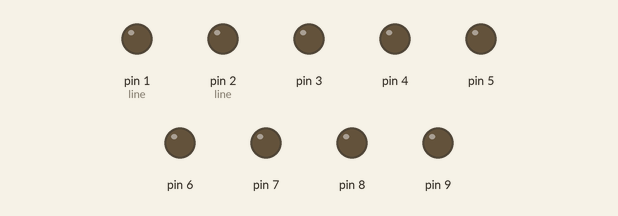
Recording of a sketch running on a simulated Arduino Uno, built with avr-gcc and run on an emulated ATmega328P. Shown: output pins drawn as LEDs (lit = HIGH). Random numbers use the default seed unless the sketch sets one; pins used as bus, display or sensor lines are not drawn.

Above: at 1.1 s.
At 2.15 s:
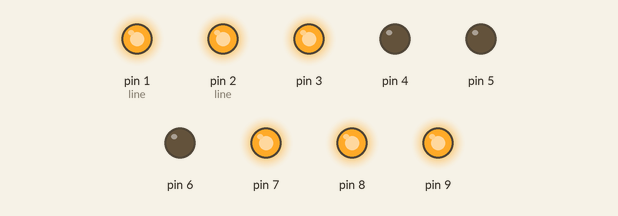
At 15.25 s:
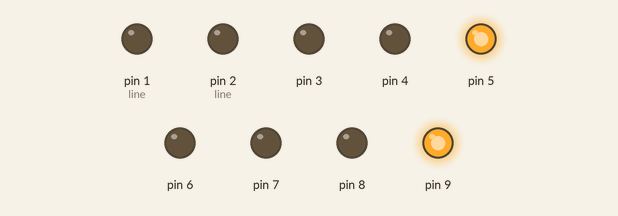
At 17.38 s:
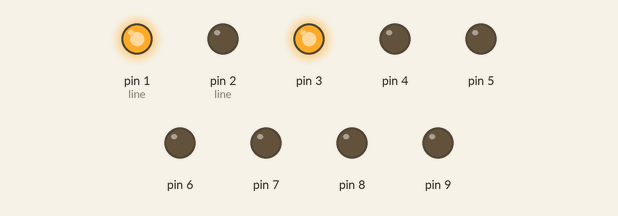
At 19.5 s:
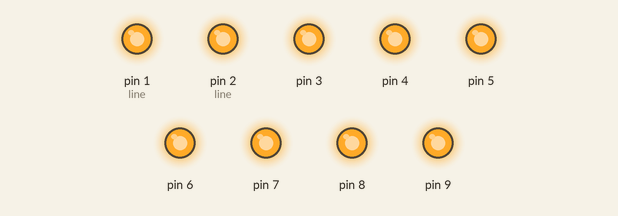
At 35.91 s:
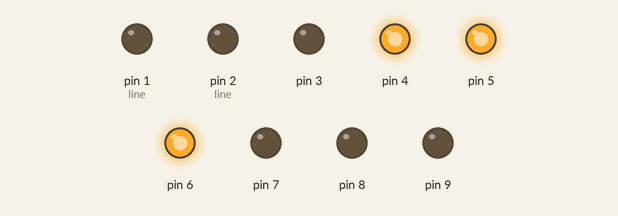
Timing chart, 0 to 40.0 s (numbered marks = the images above):
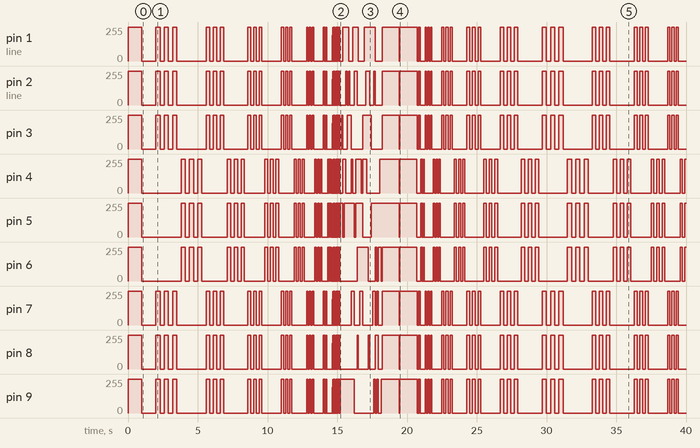

The sketch:

ledCube.ino
```cpp
/* ledNum and Switcher */
int ledNum = 3;
boolean speedSwitcher = true;  // スイッチャー(trueで加速,falseで減速)
boolean patternSwitcher = true;  //スイッチャー(trueをpattern1,falseでpattern2)

/* gnd */
int gnd[3] = {0, 10, 11};

/* line制御 */
int line1[3] = {1, 2, 3};
int line2[3] = {4, 5, 6};
int line3[3] = {7, 8, 9};
int line[3][3] = {
  {line1[0],line1[1],line1[2]},
  {line2[0],line2[1],line2[2]},
  {line3[0],line3[1],line3[2]}
};

/* delay time */
int fps = 300;

void setup() {
  for(int i = 0; i < ledNum; i++) {
    for(int j = 0; j < ledNum; j++) {
      pinMode(line[i][j], OUTPUT);
    }
    pinMode(gnd[i], OUTPUT);
  }

  all();
  delay(1000);

  cls();
  delay(1000);
}

void loop() {
  cls();
  if(patternSwitcher == true){
    pattern1();
  }
  else{
  pattern2();
  }

  if(fps < 50){
    speedSwitcher = false;  //減速切替
    for(int i = 0 ; i < 10 ; i++){  //高速点滅
      all();
      delay(30);
      cls();
      delay(30);
    }
    randomAll();
    floorUp();
    cls();
    delay(50);
    floorDown();
    patternSwitcher = !patternSwitcher;  //パターン切替
  }
  else if(fps == 300){  //加速切替
    speedSwitcher = true;
  }

  if(speedSwitcher == true){  //加速処理
    fps -= 50;
  }
  else{  //減速処理
    fps += 50;
  }
  }

/* サイド上昇,中央下降 */
void pattern1() {
  for(int floor = 0 ; floor < 3 ; floor++){
  digitalWrite(gnd[floor], LOW);
    for(int i = 0 ; i < ledNum ; i++){
    digitalWrite(line[0][i], HIGH);
    }
    for(int i = 0 ; i < ledNum ; i++){
    digitalWrite(line[2][i], HIGH);
    }
    delay(fps);
    for(int i = 0 ; i < ledNum ; i++){
    digitalWrite(line[0][i], LOW);
    }
    for(int i = 0 ; i < ledNum ; i++){
    digitalWrite(line[2][i], LOW);
    }
  digitalWrite(gnd[floor], HIGH);
  delay(fps);
  }

  for(int floor = 2 ; floor >= 0 ; floor--){
    digitalWrite(gnd[floor], LOW);
    for(int i = 2 ; i >= 0 ; i--){
      digitalWrite(line[1][i], HIGH);
    }
    delay(fps);
    for(int i = 2 ; i >= 0 ; i--){
      digitalWrite(line[1][i], LOW);
    }
    digitalWrite(gnd[floor], HIGH);
    delay(fps);
  }
}

/* pattern1の反転ver */
void pattern2(){
  for(int floor = 2 ; floor >= 0 ; floor--){
  digitalWrite(gnd[floor], LOW);
    for(int i = 2 ; i >= 0 ; i--){
    digitalWrite(line[0][i], HIGH);
    }
    for(int i = 2 ; i >= 0 ; i--){
    digitalWrite(line[2][i], HIGH);
    }
    delay(fps);
    for(int i = 2 ; i >= 0 ; i--){
    digitalWrite(line[0][i], LOW);
    }
    for(int i = 2 ; i >= 0 ; i--){
    digitalWrite(line[2][i], LOW);
    }
  digitalWrite(gnd[floor], HIGH);
  delay(fps);
  }

  for(int floor = 0 ; floor < ledNum ; floor++){
    digitalWrite(gnd[floor], LOW);
    for(int i = 0 ; i < ledNum ; i++){
      digitalWrite(line[1][i], HIGH);
    }
    delay(fps);
    for(int i = 0 ; i < ledNum ; i++){
      digitalWrite(line[1][i], LOW);
    }
    digitalWrite(gnd[floor], HIGH);
    delay(fps);
  }
}

void floorUp(){
  for(int roopCnt = 0 ; roopCnt < 2 ; roopCnt++){
    for(int i = 0 ; i < ledNum ; i++) {
      digitalWrite(gnd[i], LOW);
      for(int j = 0 ; j < ledNum ; j++){
        for(int k = 0 ; k < ledNum ; k++){
          digitalWrite(line[j][k], HIGH);
        }
      }
      delay(200);
      digitalWrite(gnd[i], HIGH);
    }
  }
}

void floorDown(){
  for(int roopCnt = 0 ; roopCnt < 2 ; roopCnt++){
    for(int i = 2 ; i >= 0 ; i--) {
      digitalWrite(gnd[i], LOW);
      for(int j = 0 ; j < ledNum ; j++){
        for(int k = 0 ; k < ledNum ; k++){
          digitalWrite(line[j][k], HIGH);
        }
      }
      delay(200);
      digitalWrite(gnd[i], HIGH);
    }
  }
}

void randomAll() {
  for(int roopCnt = 0 ; roopCnt < 10 ; roopCnt++){
    for(int i = 0 ; i < ledNum ; i++){
      digitalWrite(gnd[i], LOW);
      digitalWrite(line[random(0,3)][random(0,3)], HIGH);
      digitalWrite(line[random(0,3)][random(0,3)], HIGH);
      delay(100);
      digitalWrite(line[random(0,3)][random(0,3)], LOW);
      digitalWrite(line[random(0,3)][random(0,3)], LOW);
      digitalWrite(line[random(0,3)][random(0,3)], LOW);
      digitalWrite(line[random(0,3)][random(0,3)], LOW);
      digitalWrite(gnd[i], HIGH);
    }
  }
}

void fill(){
  for(int i = 0 ; i < ledNum ; i++){
    digitalWrite(line[1][i], HIGH);
  }
  digitalWrite(gnd[0], LOW);
  delay(200);
  cls();
  delay(200);

  for(int i = 0 ; i < ledNum ; i++){
    for(int j = 0 ; j < ledNum ; j++){
      digitalWrite(line[i][j], HIGH);
    }
  }
  digitalWrite(gnd[0], LOW);
  delay(200);
  cls();
  delay(200);

  for(int i = 0 ; i < ledNum ; i++){
    digitalWrite(line[1][i], HIGH);
  }
  digitalWrite(gnd[0], LOW);
  digitalWrite(gnd[1], LOW);
  delay(200);
  cls();
  delay(200);

  for(int i = 0 ; i < ledNum ; i++){
    for(int j = 0 ; j < ledNum ; j++){
      digitalWrite(line[i][j], HIGH);
    }
  }
  digitalWrite(gnd[0], LOW);
  digitalWrite(gnd[1], LOW);
  delay(200);
  cls();
  delay(200);

  for(int i = 0 ; i < ledNum ; i++){
    digitalWrite(line[1][i], HIGH);
  }
  digitalWrite(gnd[0], LOW);
  digitalWrite(gnd[1], LOW);
  digitalWrite(gnd[2], LOW);
  delay(200);
  cls();
  delay(200);

  for(int i = 0 ; i < ledNum ; i++){
    for(int j = 0 ; j < ledNum ; j++){
      digitalWrite(line[i][j], HIGH);
    }
  }
  digitalWrite(gnd[0], LOW);
  digitalWrite(gnd[1], LOW);
  digitalWrite(gnd[2], LOW);
  delay(200);
  cls();
  delay(200);
}

/* 全点灯 */
void all() {
  for(int i = 0; i < ledNum; i++) {
    for(int j = 0; j < ledNum; j++) {
      digitalWrite(line[i][j], HIGH);
    }
    digitalWrite(gnd[i], LOW);
  }
}

/* 全消灯 */
void cls() {
  for(int i = 0; i < ledNum; i++) {
    for(int j = 0; j < ledNum; j++) {
      digitalWrite(line[i][j], LOW);
    }
    digitalWrite(gnd[i], HIGH);
  }
}
```

Measured:
- by itself, pin 3: 255/255 → 0/255 at 1.0 s, → 255/255 1.0 s later, → 0/255 0.30 s later, → 255/255 0.30 s later, … (118 changes in this stretch)
- by itself, pin 4: 255/255 → 0/255 at 1.0 s, → 255/255 2.8 s later, → 0/255 0.30 s later, → 255/255 0.30 s later, … (119 changes in this stretch)
- by itself, pin 5: 255/255 → 0/255 at 1.0 s, → 255/255 2.8 s later, → 0/255 0.30 s later, → 255/255 0.30 s later, … (117 changes in this stretch)
- by itself, pin 6: 255/255 → 0/255 at 1.0 s, → 255/255 2.8 s later, → 0/255 0.30 s later, → 255/255 0.30 s later, … (117 changes in this stretch)
- by itself, pin 7: 255/255 → 0/255 at 1.0 s, → 255/255 1.0 s later, → 0/255 0.30 s later, → 255/255 0.30 s later, … (120 changes in this stretch)
- by itself, pin 8: 255/255 → 0/255 at 1.0 s, → 255/255 1.0 s later, → 0/255 0.30 s later, → 255/255 0.30 s later, … (118 changes in this stretch)
- by itself, pin 9: 255/255 → 0/255 at 1.0 s, → 255/255 1.0 s later, → 0/255 0.30 s later, → 255/255 0.30 s later, … (118 changes in this stretch)
- by itself, pin 1 (line): 255/255 → 0/255 at 1.0 s, → 255/255 1.0 s later, → 0/255 0.30 s later, → 255/255 0.30 s later, … (118 changes in this stretch)
